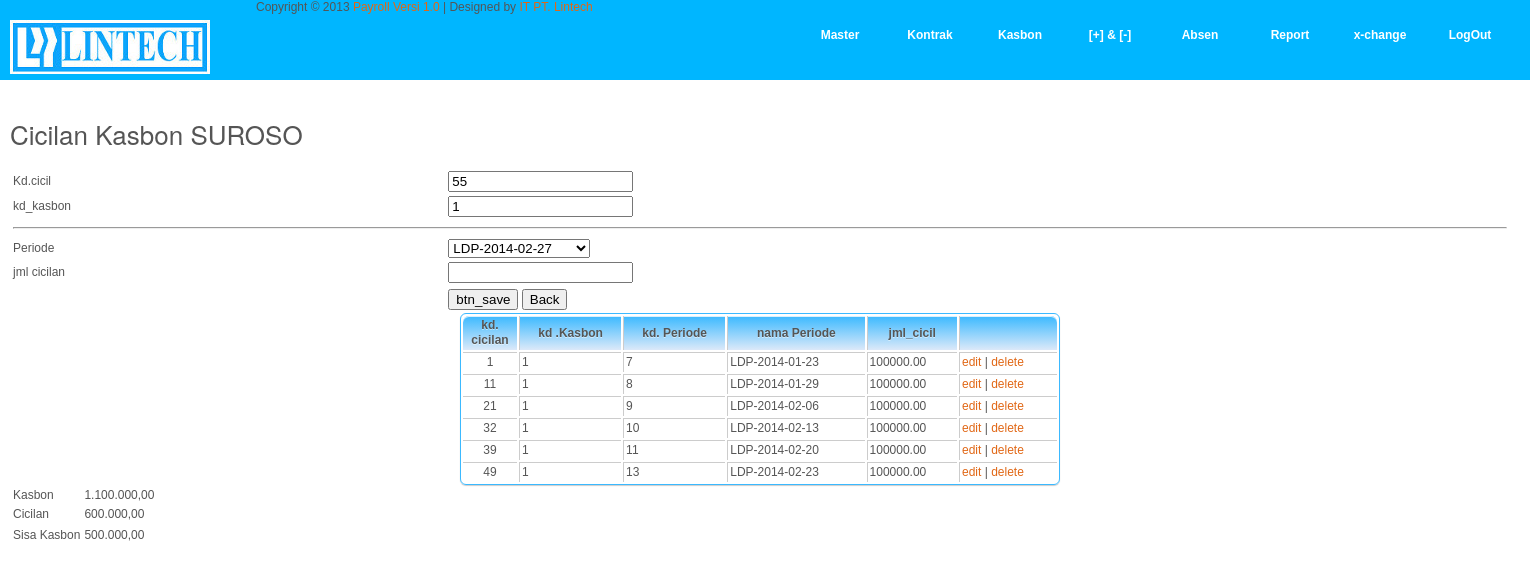
The page /add_cicilan_kasbon.php?emp_id=1&emp_id=P002&kd_kasbon=1 on the database its author committed.
### tables this page shows
CREATE TABLE IF NOT EXISTS `employee` (
  `emp_id` varchar(11) NOT NULL,
  `emp_name` varchar(32) NOT NULL,
  `no_rekening` varchar(15) NOT NULL,
  `kd_jabatan` int(11) NOT NULL,
  `gaji_pokok` decimal(10,2) NOT NULL,
  `gaji_lembur` decimal(10,2) NOT NULL,
  `pot_jamsos` decimal(10,2) NOT NULL,
  `t_jabatan` decimal(10,2) NOT NULL,
  `t_masakerja` decimal(10,2) NOT NULL,
  `t_insentif` decimal(10,2) NOT NULL,
  `pot_telat` decimal(10,2) NOT NULL,
  `uang_makan` decimal(10,2) NOT NULL,
  `start_work` date NOT NULL,
  `start_contract` date NOT NULL,
  `end_contract` date NOT NULL,
  `lama_contract` smallint(4) NOT NULL,
  PRIMARY KEY (`emp_id`)
);

CREATE TABLE IF NOT EXISTS `cicilan_kasbon` (
  `kd_cicilan` int(11) NOT NULL,
  `kd_kasbon` int(11) NOT NULL,
  `kd_periode` int(11) NOT NULL,
  `jml_cicilan` decimal(10,2) NOT NULL,
  PRIMARY KEY (`kd_cicilan`)
);

CREATE TABLE IF NOT EXISTS `periode` (
  `kd_periode` int(11) NOT NULL,
  `nama_periode` varchar(32) NOT NULL,
  `tgl_awal` date NOT NULL,
  `tgl_akhir` date NOT NULL,
  `potongan_jamsos` smallint(6) NOT NULL DEFAULT '0',
  PRIMARY KEY (`kd_periode`)
);

CREATE TABLE IF NOT EXISTS `kasbon` (
  `kd_kasbon` int(11) NOT NULL,
  `emp_id` varchar(11) NOT NULL,
  `tgl` date NOT NULL,
  `keterangan` varchar(32) NOT NULL,
  `jml_kasbon` decimal(10,2) NOT NULL,
  `status` int(1) NOT NULL DEFAULT '1',
  PRIMARY KEY (`kd_kasbon`)
);

### add_cicilan_kasbon.php (the view, shortened to what this page needs)
<?php
require_once('connections/conn_mysqli_procedural.php');
$qry_emp="select * from employee where emp_id='$_REQUEST[emp_id]'";
$rs_emp=mysqli_query($link, $qry_emp)or die(mysqli_error($link));
$row_emp=mysqli_fetch_array($rs_emp);
$qry_cicilan = " SELECT a.*, c.emp_id, d.nama_periode
from cicilan_kasbon a, kasbon b, employee c, periode d
WHERE
b.kd_kasbon=a.kd_kasbon
AND b.kd_kasbon='$_REQUEST[kd_kasbon]'
AND c.emp_id=b.emp_id
AND d.kd_periode=a.kd_periode
";
$rs_cicilan = mysqli_query($link, $qry_cicilan) or die(mysqli_error($link));
$sql_saldo="SELECT a.jml_kasbon, sum(b.jml_cicilan) as cicilan, (a.jml_kasbon-sum(b.jml_cicilan)) as saldo
FROM kasbon a, cicilan_kasbon b
WHERE b.kd_kasbon=a.kd_kasbon
AND a.kd_kasbon='$_REQUEST[kd_kasbon]'
GROUP BY a.kd_kasbon";
$rs_saldo=mysqli_query($link, $sql_saldo) or die (mysqli_error($link));
$row_saldo=mysqli_fetch_assoc($rs_saldo);
$SQLmax="SELECT MAX(kd_cicilan) as NMAX FROM cicilan_kasbon";
$rsMax= mysqli_query($link, $SQLmax) or die (mysqli_error($link));
$row_rsMax= mysqli_fetch_assoc($rsMax);
$max=$row_rsMax['NMAX']+1;
$sql_periode="SELECT * FROM periode ORDER BY kd_periode DESC LIMIT 0,25";
$rs_periode=mysqli_query($link, $sql_periode) or die (mysqli_error($link));
?>
<!DOCTYPE html PUBLIC "-//W3C//DTD XHTML 1.0 Transitional//EN" "http://www.w3.org/TR/xhtml1/DTD/xhtml1-transitional.dtd">
<html xmlns="http://www.w3.org/1999/xhtml">
<head>
<link href="templatemo_style.css" rel="stylesheet" type="text/css" />
<link rel="stylesheet" type="text/css" href="css/ddsmoothmenu.css" />
<link rel="stylesheet" href="css/slimbox2.css" type="text/css" media="screen" />
</head>
<body>
<?php require_once('header.inc'); ?>
<div id="templatemo_main" class="wrapper">
	            <h2>Cicilan Kasbon <?php echo $row_emp['emp_name'];?></h2>
		<form name="form1" method="POST" action="save_add_cicilan_kasbon.php">
		  <table width="100%" border="0" align="left">
			<tr>
			  <td width="111">Kd.cicil  </td>
			  <td width="18">&nbsp;</td>
			  <td width="325"><input name="kd_cicilan"  id="" value="<?php if (isset($_REQUEST['edit']) && $_REQUEST['edit']==1) echo $row_editcicilan['kd_cicilan']; else echo $max;?>"></td>
			</tr>
			<tr>
			  <td>kd_kasbon</td>
			  <td>&nbsp;</td>
			  <td>
			  <input name="kd_kasbon" type="text" id="" value="<?php if (isset($_REQUEST['edit']) && $_REQUEST['edit']==1) echo $row_editcicilan['kd_kasbon']; else echo $_REQUEST['kd_kasbon'];?>">
			  </td>
			</tr>
			<tr>
			<td colspan=3><hr></td>
			</tr>
			<tr>
			  <td>Periode</td>
			  <td>&nbsp;</td>
			  <td>
			  <select name="kd_periode">
				<?php while ($row_periode=mysqli_fetch_array($rs_periode)) { ?>
				<option value="<?php echo $row_periode['kd_periode'];?>" <?php if (isset($row_editcicilan['kd_periode']) && $row_editcicilan['kd_periode']==$row_periode['kd_periode']) echo "selected";?>><?php echo $row_periode['nama_periode'];?></option>
				<?php } ?>
			  </select>
			  </td>
			</tr>
			<tr>
			  <td>jml cicilan</td>
			  <td>&nbsp;</td>
			  <td><input name="jml_cicilan" type="text" id="" value="<?php if (isset($_REQUEST['edit']) && $_REQUEST['edit']==1) echo $row_editcicilan['jml_cicilan'];?>"></td>
			</tr>
			<tr>
			<tr>
			  <td>&nbsp;</td>
			  <td>&nbsp;</td>
			  <td><input name ="<?php if ($_REQUEST['edit']==1) echo "btn_edit"; else echo "btn_save";?>" type="submit" id="<?php if ($_REQUEST['edit']==1) echo "btn_edit"; else echo "btn_save";?>" value="<?php if (isset($_REQUEST['edit']) && $_REQUEST['edit']==1) echo "btn_edit"; else echo "btn_save";?>">
			  <input name = "btn_back" type="button" value= "Back"  id="btn_back" Onclick="location='cicilan_kasbon.php'">
			  </td>
			</tr>
		  </table>
		</form>
		  <table class ="bordered" width=600 align = "center">
		  <tr align="center">
		  <th width=50 align=center>kd. cicilan </th>
		  <th align=center> kd .Kasbon </th>
		  <th align=center> kd. Periode</th>
		  <th align=center> nama Periode</th>
		  <th align=center> jml_cicil </th>
		  <th></th>
		  </tr>
		  <?php while ($row_cicilan = mysqli_fetch_assoc($rs_cicilan)) { ?>
		  <tr>
		  <td align=center> <?php echo $row_cicilan['kd_cicilan'];?></td>
		  <td align=left> <?php echo $row_cicilan['kd_kasbon'];?></td>
		  <td align=left> <?php echo $row_cicilan['kd_periode'];?></td>
		  <td align=left> <?php echo $row_cicilan['nama_periode'];?></td>
		  <td align=left> <?php echo $row_cicilan['jml_cicilan'];?></td>
		  <td>
			  <a href=add_cicilan_kasbon.php?edit=1&kd_cicilan=<?php echo $row_cicilan['kd_cicilan'];?>&kd_kasbon=<?php  echo $row_cicilan['kd_kasbon'];?>&emp_id=<?php  echo $row_cicilan['emp_id'];?>> edit </a> |
			  <a href=save_add_cicilan_kasbon.php?delete=1&emp_id=<?php echo $row_cicilan['emp_id'];?>&kd_kasbon=<?php echo $row_cicilan['kd_kasbon'];?>&kd_cicilan=<?php echo $row_cicilan['kd_cicilan'];?>>delete</a>
		  </td>
		  </tr>
		  <?php $sum_cicil=$sum_cicil+$row_cicilan['jml_cicilan']; }
		  ?>
		 </table>
		<table align="">
		  <tr>
		  <td colspan=3>Kasbon</td>
		  <td colspan=2><?php  echo number_format($row_saldo['jml_kasbon'],2,',','.');?></td>
		  </tr>
		  <tr>
		  <td colspan=3>Cicilan</td>
		  <td colspan=2><?php  echo number_format($row_saldo['cicilan'],2,',','.')."<br>";?></td>
		  <tr>
		  <td colspan=3>Sisa Kasbon </td>
		  <td colspan=2><?php  echo number_format($row_saldo['saldo'],2,',','.');?></td>
		  </tr>
		 </table>
	</div>
</body>
</html>

### templatemo_style.css (style rules this page uses)
body { margin: 0; padding: 0; color: #555; font-family: Verdana, Arial, Helvetica, sans-serif; font-size: 12px; line-height: 15px; background-color: #fff; }
h1, h2, h3, h4, h5, h6 { color:#555; font-weight:400; padding: 0; margin: 0; font-family: "Helvetica Neue",Helvetica,Arial,sans-serif }
h2 { font-size:26px; margin-bottom: 20px; line-height: 28px }
a:link, a:visited { color:#e16715; text-decoration: none }
.wrapper { height: 2900px; width: 1500px; padding: 0 10px; margin: 0px; }
#templatemo_main { padding: 40px 10px; background: # }
.bordered { border: solid #3BB9FF 1px; -moz-border-radius: 6px; -webkit-border-radius: 6px; border-radius: 6px; -webkit-box-shadow: 0 1px 1px #ccc; -moz-box-shadow: 0 1px 1px #ccc; box-shadow: 0 1px 1px #ccc; }
.bordered td, .bordered th { border-left: 1px solid #ccc; border-top: 1px solid #ccc; padding: 2px; text-align: none; }
.bordered th { background-color: #dce9f9; background-image: -webkit-gradient(linear, left top, left bottom, from(#3BB9FF), to(#dce9f9)); background-image: -webkit-linear-gradient(top, #3BB9FF, #dce9f9); background-image: -moz-linear-gradient(top, #3BB9FF, #88F188); background-image: -ms-linear-gradient(top, #3BB9FF, #08630E); background-image: -o-linear-gradient(top, #3BB9FF, #08630E); background-image: linear-gradient(top, #3BB9FF, #08630E); -webkit-box-shadow: 0 1px 0 rgba(255,255,255,.8) inset; -moz-box-shadow:0 1px 0 rgba(255,255,255,.8) inset; box-shadow: 0 1px 0 rgba(255,255,255,.8) inset; border-top: none; text-shadow: 0 1px 0 rgba(255,255,255,.5); }
.bordered td:first-child, .bordered th:first-child { border-left: none; }
.bordered th:first-child { -moz-border-radius: 6px 0 0 0; -webkit-border-radius: 6px 0 0 0; border-radius: 6px 0 0 0; }
.bordered th:last-child { -moz-border-radius: 0 6px 0 0; -webkit-border-radius: 0 6px 0 0; border-radius: 0 6px 0 0; }
.bordered tr:last-child td:first-child { -moz-border-radius: 0 0 0 6px; -webkit-border-radius: 0 0 0 6px; border-radius: 0 0 0 6px; }
.bordered tr:last-child td:last-child { -moz-border-radius: 0 0 6px 0; -webkit-border-radius: 0 0 6px 0; border-radius: 0 0 6px 0; }

### rows shown on the page
employee: emp_name "SUROSO"
cicilan_kasbon: kd_cicilan "1", kd_kasbon "1", kd_periode "7", kd_periode.nama_periode "LDP-2014-01-23", jml_cicilan "100000.00"
cicilan_kasbon: kd_cicilan "11", kd_kasbon "1", kd_periode "8", kd_periode.nama_periode "LDP-2014-01-29", jml_cicilan "100000.00"
cicilan_kasbon: kd_cicilan "21", kd_kasbon "1", kd_periode "9", kd_periode.nama_periode "LDP-2014-02-06", jml_cicilan "100000.00"
cicilan_kasbon: kd_cicilan "32", kd_kasbon "1", kd_periode "10", kd_periode.nama_periode "LDP-2014-02-13", jml_cicilan "100000.00"
cicilan_kasbon: kd_cicilan "39", kd_kasbon "1", kd_periode "11", kd_periode.nama_periode "LDP-2014-02-20", jml_cicilan "100000.00"
cicilan_kasbon: kd_cicilan "49", kd_kasbon "1", kd_periode "13", kd_periode.nama_periode "LDP-2014-02-23", jml_cicilan "100000.00"
kasbon: jml_kasbon "1.100.000,00"

### other values the page prints
$row_saldo['cicilan'] "600.000,00"
$row_saldo['saldo'] "500.000,00"
form field kd_periode "LDP-2014-02-27"
